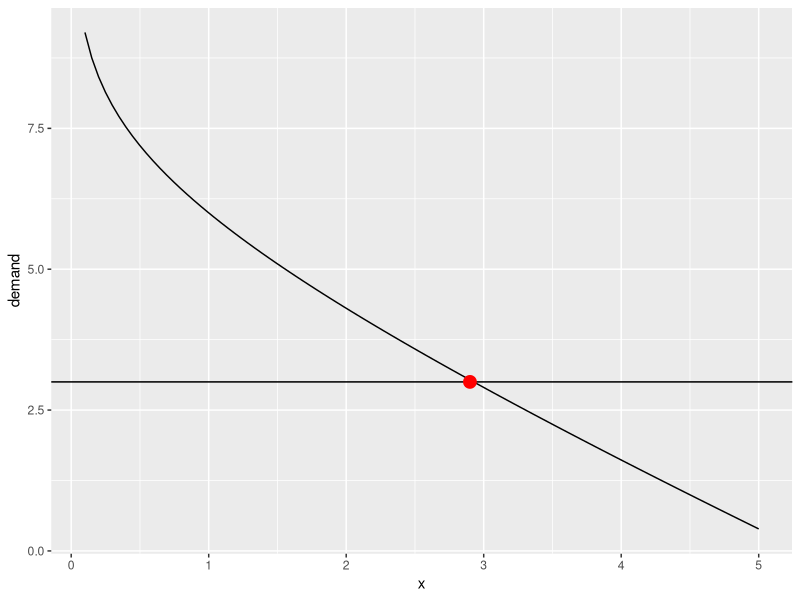

Write R code to recreate this figure.


# Pre
library(tidyverse)

# Market
s <- 3
d <- function(p) 7-p-log(p)

vec <- seq(from = 0.1, to = 5, length.out = 100)
demand <- sapply( vec, function(p) d(p) )

df <- tibble( x = vec, demand = demand)

#
df |>
 ggplot(
    aes( x = x, y = demand) 
    ) + 
    geom_line() +
    geom_hline( yintercept = s) +
    geom_point( data = tibble( x = 2.9, y = 3),
        aes(y = y, x  = x),
        inherit.aes = F,
        color = "red",
        size = 4
    ) 


# 2) Numerical algorithm

market <- function(p, s = 3 ) { 7 - p - log(p) - s }

# descant
fn_descant <- function(x0, x1, f, error = 0.005, max_rep = 15){

    xn_1 <- x0 
    xn   <- x1
    
    i <- 0
    e <- 100


    while( i < max_rep |  e > error )   { 
        # The next guess
        x1 = xn - ((xn-xn_1)/(f(xn)-f(xn_1)))*f(xn) 

        xn_1 <- xn
        xn <- x1

        e <- abs(f(x1)) # Error: should be closs to 0 to stop
        i <- i + 1
    }
    x1
}

fn_descant(x0 = 0.01, x1 = 19, f = market, error = 0.000001, max_rep = 4)

market( p = 2.926271)

# 3) How equilibrium depends on supply S

# price(S): For any level of supply gives the eq.price.


eq_price_supply <- function( give_s){ 

    fn_market <- function(p, s = give_s ) { 7 - p - log(p) - s }

    fn_descant(x0 = 0.01, x1 = 19, f = fn_market, error = 0.000001, max_rep = 4)

}

# 
eq_price_supply( give_s = 2)

# 4) How the price change when supply increases
# Numerical derivation

fn_derivates <- function(f, a, h = 0.001){ (f(a+h) - f(a))/h }

fn_derivates(f = eq_price_supply, a = 2)



